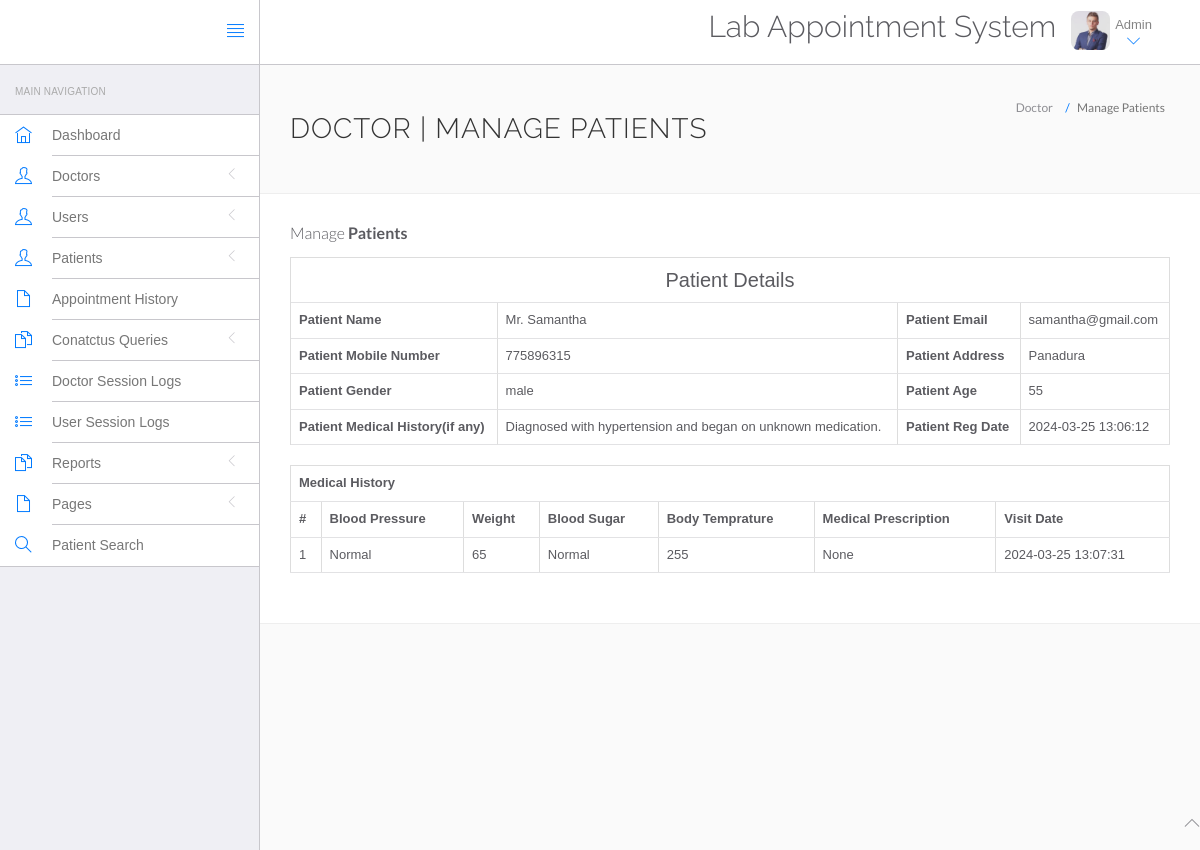
The page /las/admin/view-patient.php?viewid=2 (signed in) on the database its author committed.
### tables this page shows
CREATE TABLE `tblpatient` (
  `ID` int(10) NOT NULL,
  `Docid` int(10) DEFAULT NULL,
  `PatientName` varchar(200) DEFAULT NULL,
  `PatientContno` bigint(10) DEFAULT NULL,
  `PatientEmail` varchar(200) DEFAULT NULL,
  `PatientGender` varchar(50) DEFAULT NULL,
  `PatientAdd` mediumtext DEFAULT NULL,
  `PatientAge` int(10) DEFAULT NULL,
  `PatientMedhis` mediumtext DEFAULT NULL,
  `CreationDate` timestamp NULL DEFAULT current_timestamp(),
  `UpdationDate` timestamp NULL DEFAULT NULL ON UPDATE current_timestamp()
);

CREATE TABLE `tblmedicalhistory` (
  `ID` int(10) NOT NULL,
  `PatientID` int(10) DEFAULT NULL,
  `BloodPressure` varchar(200) DEFAULT NULL,
  `BloodSugar` varchar(200) NOT NULL,
  `Weight` varchar(100) DEFAULT NULL,
  `Temperature` varchar(200) DEFAULT NULL,
  `MedicalPres` mediumtext DEFAULT NULL,
  `CreationDate` timestamp NOT NULL DEFAULT current_timestamp() ON UPDATE current_timestamp()
);

### las/admin/view-patient.php (the view, shortened to what this page needs)
<?php
include('include/config.php');
if(strlen($_SESSION['id']==0)) {
 header('location:logout.php');
  } else{
?>
<!DOCTYPE html>
<html lang="en">
	<head>
		<link rel="stylesheet" href="vendor/bootstrap/css/bootstrap.min.css">
		<link rel="stylesheet" href="vendor/fontawesome/css/font-awesome.min.css">
		<link rel="stylesheet" href="vendor/themify-icons/themify-icons.min.css">
		<link href="vendor/animate.css/animate.min.css" rel="stylesheet" media="screen">
		<link href="vendor/perfect-scrollbar/perfect-scrollbar.min.css" rel="stylesheet" media="screen">
		<link href="vendor/switchery/switchery.min.css" rel="stylesheet" media="screen">
		<link href="vendor/bootstrap-touchspin/jquery.bootstrap-touchspin.min.css" rel="stylesheet" media="screen">
		<link href="vendor/select2/select2.min.css" rel="stylesheet" media="screen">
		<link href="vendor/bootstrap-datepicker/bootstrap-datepicker3.standalone.min.css" rel="stylesheet" media="screen">
		<link href="vendor/bootstrap-timepicker/bootstrap-timepicker.min.css" rel="stylesheet" media="screen">
		<link rel="stylesheet" href="assets/css/styles.css">
		<link rel="stylesheet" href="assets/css/plugins.css">
		<link rel="stylesheet" href="assets/css/themes/theme-1.css" id="skin_color" />
	</head>
	<body>
		<div id="app">
<?php include('include/sidebar.php');?>
<div class="app-content">
<?php include('include/header.php');?>
<div class="main-content" >
<div class="wrap-content container" id="container">
<section id="page-title">
<div class="row">
<div class="col-sm-8">
<h1 class="mainTitle">Doctor | Manage Patients</h1>
</div>
<ol class="breadcrumb">
<li>
<span>Doctor</span>
</li>
<li class="active">
<span>Manage Patients</span>
</li>
</ol>
</div>
</section>
<div class="container-fluid container-fullw bg-white">
<div class="row">
<div class="col-md-12">
<h5 class="over-title margin-bottom-15">Manage <span class="text-bold">Patients</span></h5>
<?php
                               $vid=$_GET['viewid'];
                               $ret=mysqli_query($con,"select * from tblpatient where ID='$vid'");
$cnt=1;
while ($row=mysqli_fetch_array($ret)) {
                               ?>
<table border="1" class="table table-bordered">
 <tr align="center">
<td colspan="4" style="font-size:20px;color:blue">
 Patient Details</td></tr>
    <tr>
    <th scope>Patient Name</th>
    <td><?php  echo $row['PatientName'];?></td>
    <th scope>Patient Email</th>
    <td><?php  echo $row['PatientEmail'];?></td>
  </tr>
  <tr>
    <th scope>Patient Mobile Number</th>
    <td><?php  echo $row['PatientContno'];?></td>
    <th>Patient Address</th>
    <td><?php  echo $row['PatientAdd'];?></td>
  </tr>
    <tr>
    <th>Patient Gender</th>
    <td><?php  echo $row['PatientGender'];?></td>
    <th>Patient Age</th>
    <td><?php  echo $row['PatientAge'];?></td>
  </tr>
  <tr>
    <th>Patient Medical History(if any)</th>
    <td><?php  echo $row['PatientMedhis'];?></td>
     <th>Patient Reg Date</th>
    <td><?php  echo $row['CreationDate'];?></td>
  </tr>
<?php }?>
</table>
<?php
$ret=mysqli_query($con,"select * from tblmedicalhistory  where PatientID='$vid'");
 ?>
<table id="datatable" class="table table-bordered dt-responsive nowrap" style="border-collapse: collapse; border-spacing: 0; width: 100%;">
  <tr align="center">
   <th colspan="8" >Medical History</th>
  </tr>
  <tr>
    <th>#</th>
<th>Blood Pressure</th>
<th>Weight</th>
<th>Blood Sugar</th>
<th>Body Temprature</th>
<th>Medical Prescription</th>
<th>Visit Date</th>
</tr>
<?php
while ($row=mysqli_fetch_array($ret)) {
  ?>
<tr>
  <td><?php echo $cnt;?></td>
 <td><?php  echo $row['BloodPressure'];?></td>
 <td><?php  echo $row['Weight'];?></td>
 <td><?php  echo $row['BloodSugar'];?></td>
  <td><?php  echo $row['Temperature'];?></td>
  <td><?php  echo $row['MedicalPres'];?></td>
  <td><?php  echo $row['CreationDate'];?></td>
</tr>
<?php $cnt=$cnt+1;} ?>
</table>
</div>
</div>
</div>
</div>
</div>
</div>
</div>
	<?php include('include/footer.php');?>
	</body>
</html>
<?php } ?>

### las/admin/assets/css/themes/theme-1.css (style rules this page uses)
body { background: #FAFAFA; }

### rows shown on the page
tblpatient: PatientName "Mr. Samantha", PatientEmail "samantha@gmail.com", PatientContno "775896315", PatientAdd "Panadura", PatientGender "male", PatientAge "55", PatientMedhis "Diagnosed with hypertension and began on unknown medication.", CreationDate "2024-03-25 13:06:12"
tblmedicalhistory: BloodPressure "Normal", Weight "65", BloodSugar "Normal", Temperature "255", MedicalPres "None", CreationDate "2024-03-25 13:07:31"
